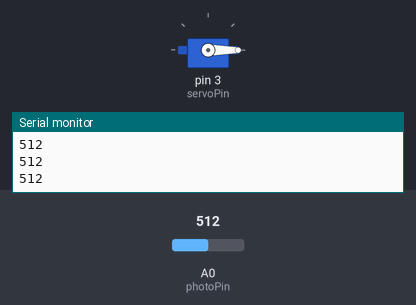
The sketch below on a simulated Arduino Uno, built with avr-gcc and run on an emulated ATmega328P. Shown: servo, the last lines printed to the serial monitor. The inputs (shaded band) are chosen by the test bench; at power-on: A0 (photoPin) = 512.

Above: at 1.2 s.
1.3 s: A0 (photoPin) set to 885
2.8 s: A0 (photoPin) set to 914
At 3.2 s:
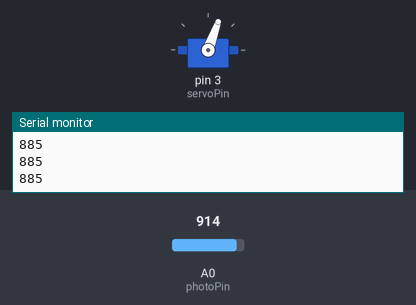
5.8 s: A0 (photoPin) set to 890
At 6.3 s:
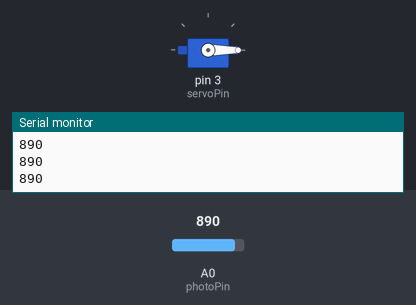
7.3 s: A0 (photoPin) set to 900
At 7.7 s:
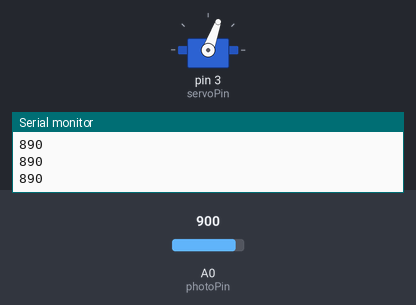
Timing chart, 0 to 11.3 s (numbered marks = the images above; inputs shaded):
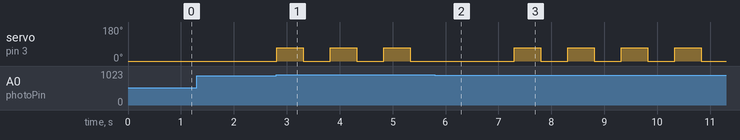

The sketch:

Challenge7.ino
```cpp
// include the servo library so this sketch can use it
#include <Servo.h>


// create an instance of the servo type
Servo myServo;

// initialize the photoresistor pin
int photoPin = 0;
int servoPin = 3;

// create a variable to store the photoresistors value
int photoVal = 0;
int lightLimit = 900;

void setup() {
  // attach the servo to digital pin 3 of the Arduino
  myServo.attach(servoPin);

  // begin serial communication
  Serial.begin(9600);

  // set the servo to the 0 degree position
  myServo.write(0);
}

void loop() {
// set photoVal to the reading on analog pin 0
  photoVal = analogRead(photoPin);

  // if the photoresistor reads a value of 900 or higher
  // set the servo to 0 degree position
  // wait for a second, then set the
  // servo to 70 degrees, then wait half a second and return
  // the servo back to the 0 degree position
  if (photoVal >= lightLimit) {
    myServo.write(70);
    delay(500);
    myServo.write(0);
    delay(500);
  } else {
    // do nothing or add your own code here
  }

  // write the photoVal to the serial port for debugging purposes
  Serial.println(photoVal);
  delay(10);
}
```

Measured:
- the behaviour switches between 899 and 900 on A0 (photoPin) (found by bisection; images 0 and 1)
- after the input at 2.8 s, servo on pin 3 (servoPin): alternates 70° for 0.50 s and 0° for 0.51 s, starting at once
- after the input at 5.8 s, servo on pin 3 (servoPin): stays 0° (without the input it goes to 70° after 0.04 s)
- after the input at 7.3 s, servo on pin 3 (servoPin): alternates 70° for 0.50 s and 0° for 0.51 s, starting at once
